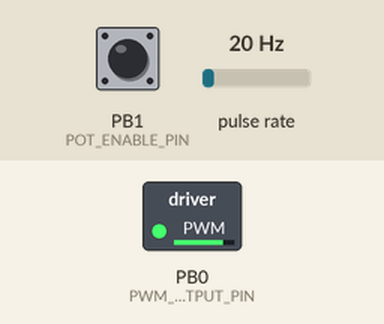
A sketch run on a simulated ATtiny85, built with avr-gcc and run on an emulated ATtiny85. Shown: switched loads named in the sketch (green lamp = pin HIGH). Wiring (inferred from the names in the program): pulse sensor: data PB3. The inputs (shaded band) are chosen by the test bench; at power-on: pulse rate 20 Hz, PB1 (POT_ENABLE_PIN) HIGH.

Above: at 2.2 s.
2.3 s: pulse rate (sensor on PB3) set to 100 Hz
5.3 s: pulse rate (sensor on PB3) set to 4 Hz
7.2 s: pulse rate (sensor on PB3) set to 196 Hz
At 7.43 s:
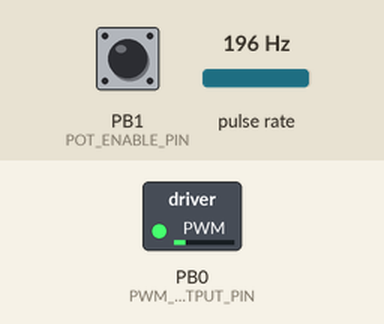
At 9.0 s:
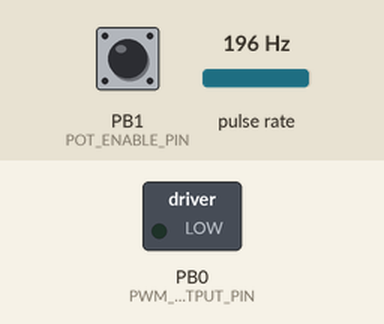
Timing chart, 0 to 10.5 s (numbered marks = the images above; inputs shaded):
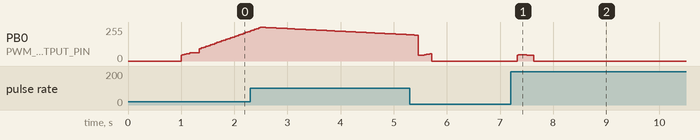

The sketch:

v3.ino
```cpp
/**
 * ATtiny85 BLDC Motor PID Controller - v3 (Failsafe)
 *
 * v3 follows the EXACT same tab structure and code flow as v1/v2: same
 * config.h / config_common.h / pid_common.h / rpm_common.h / isr_common.h
 * headers, same setup()/loop() shape, same emergency-stop, soft-start and
 * float PID via computePID_float().
 *
 * Differences vs v2:
 *   - Stall / sensor-loss failsafe: once the motor has reached near-target
 *     speed (valid feedback), if pulses stop for STALL_TIMEOUT_MS the power
 *     is cut to 0 and the controller waits for the motor to be moving again
 *     before re-arming via soft-start. This protects against a stalled motor
 *     or a dead hall sensor without interfering with startup.
 *
 * Hardware Connections:
 * Pin 2 (PB3) -> RPM Sensor (Hall)
 * Pin 5 (PB0) -> PWM Output (ESC / motor driver)
 */

#ifndef F_CPU
#define F_CPU 8000000UL
#endif

#include "config.h"
#include "isr_common.h"
#include "pid_common.h"
#include "rpm_common.h"

#include <avr/interrupt.h>
#include <avr/io.h>

// --- Global Variables (same as v1/v2) ---
volatile unsigned long pulseInterval = 0;
volatile unsigned long lastPulseMicros = 0;
unsigned long lastRPMCalcTime = 0;

float currentRPM = 0.0;
const float targetRPM = DEFAULT_TARGET_RPM * RPM_CAL_SCALE;

// PID State
float integral = 0.0;
float previousError = 0.0;
float pidOutput = 0.0;

// Filter State (Median + EMA)
float rpmFiltered = 0.0;
float rpmMedianBuffer[MEDIAN_SIZE] = {0};
int rpmMedianIndex = 0;
#define EMA_ALPHA 0.25

// Soft Start State
unsigned long softStartStartTime = 0;
bool softStarting = true;

// Emergency Stop State
unsigned long emergencyStartTime = 0;
bool emergencyRecoveryMode = false;

// v3 failsafe state
bool stalled = false;
bool hasValidFeedback = false;

// Function Prototypes
int applySoftStart(int targetPWM);
float readSensitivityScale();

// Pin Change Interrupt Service Routine for PB3
// Minimum-pulse-width filter rejects glitches / double-pulses.
ISR(PCINT0_vect) {
    // Check for RISING edge (LOW -> HIGH)
    if (digitalRead(RPM_SENSOR_PIN) == HIGH) {
        unsigned long currentMicros = micros();
        unsigned long interval = currentMicros - lastPulseMicros;
        if (interval > MIN_PULSE_WIDTH_US) {
            rpmSensorISR_common(currentMicros, lastPulseMicros, pulseInterval, MIN_PULSE_WIDTH_US);
        }
    }
}

void setup() {
    // 1. Configure Pins
    pinMode(PWM_OUTPUT_PIN, OUTPUT);
    pinMode(RPM_SENSOR_PIN, INPUT_PULLUP);
    pinMode(POT_ENABLE_PIN, INPUT_PULLUP);

    // 2. Enable Pin Change Interrupt on PB3
    GIMSK |= (1 << PCIE);
    PCMSK |= (1 << PCINT3);

    // 3. Initialize Output
    analogWrite(PWM_OUTPUT_PIN, PWM_MIN_VALUE);
    delay(1000); // Startup delay
}

void loop() {
    unsigned long currentTime = millis();

    // --- 1. Calculate RPM ---
    if (currentTime - lastRPMCalcTime >= RPM_CALC_INTERVAL) {

        noInterrupts();
        unsigned long interval = pulseInterval;
        interrupts();

        float rawRPM = 0.0;
        if (micros() - lastPulseMicros > RPM_TIMEOUT_US) {
            rawRPM = 0.0;
        } else if (interval > 0) {
            rawRPM = 60000000.0 / interval / DEFAULT_PULSES_PER_REV;
        }

        float medianRPM = getMedian(rawRPM, rpmMedianBuffer, rpmMedianIndex);

        if (rpmFiltered == 0.0 && medianRPM > 0.0) {
            rpmFiltered = medianRPM;
            for (int i = 0; i < MEDIAN_SIZE; i++)
                rpmMedianBuffer[i] = medianRPM;
        } else {
            updateEMA(rpmFiltered, medianRPM, EMA_ALPHA);
        }
        currentRPM = rpmFiltered;
        lastRPMCalcTime = currentTime;
    }

    // --- 2. Control Loop ---
    static unsigned long lastControlTime = 0;
    if (currentTime - lastControlTime >= CONTROL_PERIOD_MS) {
        lastControlTime = currentTime;

        // --- v3 failsafe state machine ---
        // Mark feedback valid once we've genuinely reached near-target speed.
        if (currentRPM >= targetRPM * 0.7 && currentRPM <= targetRPM * 1.3) {
            hasValidFeedback = true;
        }

        if (stalled) {
            // Waiting for the motor to be moving again near speed.
            if (currentRPM >= targetRPM * 0.7 && currentRPM <= targetRPM * 1.3) {
                stalled = false;
                softStarting = true; // re-ramp, no hard kick
                softStartStartTime = 0;
                integral = 0.0;
            } else {
                analogWrite(PWM_OUTPUT_PIN, PWM_MIN_VALUE);
                return;
            }
        }

        // Stall detection: valid feedback, then pulses lost for too long.
        if (hasValidFeedback && !stalled &&
            (micros() - lastPulseMicros > STALL_TIMEOUT_MS * 1000UL)) {
            stalled = true;
            integral = 0.0;
        }

        bool trimActive = (digitalRead(POT_ENABLE_PIN) == LOW);
        float sens = trimActive ? readSensitivityScale() : 1.0f;
        float kp = DEFAULT_KP * sens;
        float ki = DEFAULT_KI * sens;
        float kd = DEFAULT_KD * sens;

        float error = targetRPM - currentRPM;

        // --- Emergency Stop Logic ---
        int pwmValue;

        if (abs(error) > 2000 && !emergencyRecoveryMode) {
            if (emergencyStartTime == 0) {
                emergencyStartTime = millis();
            }
            pwmValue = PWM_MIN_VALUE;
        } else {
            // Normal PID Operation
            pidOutput =
                computePID_float(error, integral, previousError, kp, ki, kd, INTEGRAL_WINDUP_MIN,
                                 INTEGRAL_WINDUP_MAX, PID_OUTPUT_MIN, PID_OUTPUT_MAX);

            pwmValue = map(pidOutput, PID_OUTPUT_MIN, PID_OUTPUT_MAX, PWM_MIN_VALUE, PWM_MAX_VALUE);
            pwmValue = constrain(pwmValue, PWM_MIN_THRESHOLD, PWM_MAX_VALUE);

            // Apply Soft Start
            pwmValue = applySoftStart(pwmValue);
        }

        // Reset emergency timer after 2 seconds
        if (emergencyStartTime > 0 && millis() - emergencyStartTime > 2000) {
            emergencyStartTime = 0;
            emergencyRecoveryMode = true;
        }
        if (emergencyRecoveryMode && emergencyStartTime == 0) {
            emergencyRecoveryMode = false;
        }

        // --- Output ---
        analogWrite(PWM_OUTPUT_PIN, pwmValue);
    }
}

// Boosted Soft-Start Implementation (same as v1/v2)
int applySoftStart(int targetPWM) {
    if (!softStarting)
        return targetPWM;

    if (softStartStartTime == 0)
        softStartStartTime = millis();

    unsigned long elapsed = millis() - softStartStartTime;
    if (elapsed >= SOFT_START_DURATION_MS) {
        softStarting = false;
        return targetPWM;
    }

    float progress = (float)elapsed / SOFT_START_DURATION_MS;

    int kickstartPWM = PWM_MIN_THRESHOLD + (int)((targetPWM - PWM_MIN_THRESHOLD) * progress);

    if (kickstartPWM > targetPWM)
        return targetPWM;
    return kickstartPWM;
}

float readSensitivityScale() {
    int raw = analogRead(POT_SENSITIVITY_PIN);
    return PID_SENSITIVITY_MIN +
           ((float)raw / 1023.0f) * (PID_SENSITIVITY_MAX - PID_SENSITIVITY_MIN);
}
```

isr_common.h
```cpp
#ifndef ISR_COMMON_H
#define ISR_COMMON_H

#include <Arduino.h>

// Shared ISR functions for period measurement

// Generic RPM sensor ISR with rollover protection
// Updates pulseInterval with the measured period between pulses
inline void rpmSensorISR_common(unsigned long currentTime, volatile unsigned long &lastPulseMicros,
                                volatile unsigned long &pulseInterval,
                                unsigned long minPulseWidthUs) {
    // Handle timer rollover
    unsigned long interval;
    if (currentTime >= lastPulseMicros) {
        // Normal case: no rollover
        interval = currentTime - lastPulseMicros;
    } else {
        // Rollover occurred: timer wrapped from 0xFFFFFFFF to 0
        interval = (0xFFFFFFFFUL - lastPulseMicros) + currentTime + 1;
    }

    if (interval > minPulseWidthUs) {
        pulseInterval = interval;
        lastPulseMicros = currentTime;
    }
}

#endif // ISR_COMMON_H
```

pid_common.h
```cpp
#ifndef PID_COMMON_H
#define PID_COMMON_H

#include <Arduino.h>

// Shared PID computation functions with overflow protection

// Floating-point PID computation with overflow protection
// Used by auto_tune and arduino_uno projects
inline float computePID_float(float error, float &integral, float &previousError, float kp,
                              float ki, float kd, float integral_min, float integral_max,
                              float output_min, float output_max) {
    // Proportional term with overflow protection
    float proportional = 0.0;
    if (isfinite(kp) && isfinite(error) && fabs(kp) < 1e6 && fabs(error) < 1e6) {
        proportional = kp * error;
        if (!isfinite(proportional))
            proportional = 0.0;
    }

    // Integral term with anti-windup and overflow protection
    if (isfinite(ki) && isfinite(error) && fabs(ki) < 1e6 && fabs(error) < 1e6) {
        float integral_increment = ki * error;
        if (isfinite(integral_increment)) {
            integral += integral_increment;
        }
    }

    // Clamp integral to prevent windup
    integral = constrain(integral, integral_min, integral_max);

    // Derivative term with overflow protection
    float derivative = 0.0;
    if (isfinite(kd) && isfinite(error) && isfinite(previousError) && fabs(kd) < 1e6 &&
        fabs(error) < 1e6 && fabs(previousError) < 1e6) {
        float error_diff = error - previousError;
        if (isfinite(error_diff)) {
            derivative = kd * error_diff;
            if (!isfinite(derivative))
                derivative = 0.0;
        }
    }
    previousError = error;

    // Calculate total PID output
    float output = proportional + integral + derivative;

    // Check for output overflow
    if (!isfinite(output)) {
        output = 0.0;   // Reset on overflow
        integral = 0.0; // Reset integral accumulator
    }

    // Clamp output to safe range
    output = constrain(output, output_min, output_max);

    return output;
}

// Fixed-point PID computation with overflow protection
// Used by attiny85 project
inline int computePID_fixed(int error_scaled, long &integral_scaled, int &previousError_scaled,
                            int kp_scaled, int ki_scaled, int kd_scaled, int integral_min,
                            int integral_max, int output_min, int output_max) {
    // Proportional term with overflow protection: kp_scaled * error_scaled / 1000
    long proportional = 0;
    if (abs(kp_scaled) < 32767 && abs(error_scaled) < 32767) { // Prevent overflow in multiplication
        long temp = (long)kp_scaled * error_scaled;
        if (temp / 1000 < 2147483647L && temp / 1000 > -2147483648L) { // Check division result
            proportional = temp / 1000;
        }
    }

    // Integral term with anti-windup and overflow protection: integral_scaled += ki_scaled *
    // error_scaled / 100
    if (abs(ki_scaled) < 32767 && abs(error_scaled) < 32767) { // Prevent overflow in multiplication
        long temp = (long)ki_scaled * error_scaled;
        if (temp < 2147483647L && temp > -2147483648L) { // Check division result
            integral_scaled += temp;
        }
    }

    // Clamp integral to prevent windup
    long integral_max_scaled = (long)integral_max * 1000;
    long integral_min_scaled = (long)integral_min * 1000;
    if (integral_scaled > integral_max_scaled)
        integral_scaled = integral_max_scaled;
    if (integral_scaled < integral_min_scaled)
        integral_scaled = integral_min_scaled;

    // Derivative term with overflow protection: kd_scaled * (error_scaled - previousError_scaled) /
    // 1000
    long derivative = 0;
    long error_diff = (long)error_scaled - previousError_scaled;
    if (abs(kd_scaled) < 32767 && abs(error_diff) < 2147483647L) { // Prevent overflow
        long temp = (long)kd_scaled * error_diff;
        if (temp / 1000 < 2147483647L && temp / 1000 > -2147483648L) { // Check division result
            derivative = temp / 1000;
        }
    }
    previousError_scaled = error_scaled;

    // Calculate total PID output: proportional + (integral_scaled/1000) + derivative
    long output = proportional + (integral_scaled / 1000) + derivative;

    // Clamp output to safe range
    if (output > output_max)
        output = output_max;
    if (output < output_min)
        output = output_min;

    return (int)output;
}

#endif // PID_COMMON_H
```

rpm_common.h
```cpp
#ifndef RPM_COMMON_H
#define RPM_COMMON_H

#include <Arduino.h>

// Shared RPM calculation functions with period measurement

// Timer rollover safe interval calculation
inline unsigned long safeInterval(unsigned long current, unsigned long previous) {
    if (current >= previous) {
        return current - previous;
    } else {
        return (0xFFFFFFFFUL - previous) + current + 1;
    }
}

// Exponential Moving Average (EMA) filter update (Float)
// alpha: Smoothing factor between 0 and 1. Lower = smoother but slower response.
inline void updateEMA(float &filteredValue, float newValue, float alpha) {
    filteredValue = (alpha * newValue) + ((1.0 - alpha) * filteredValue);
}

// Exponential Moving Average (EMA) filter update for integer values
// alpha_scaled: Smoothing factor scaled by 100 (e.g. 25 = 0.25)
inline void updateEMAInt(int &filteredValue, int newValue, int alpha_scaled) {
    // filtered = (alpha * new) + ((100 - alpha) * old) / 100
    filteredValue =
        (int)(((long)alpha_scaled * newValue + (long)(100 - alpha_scaled) * filteredValue) / 100);
}

// Median Filter: Eliminates spikes by picking the middle value of recent readings
// Perfect for removing "shot noise" from interrupt timing jitter
#define MEDIAN_SIZE 3
inline float getMedian(float newValue, float history[], int &index) {
    // Add new value to circular buffer
    history[index] = newValue;
    index = (index + 1) % MEDIAN_SIZE;

    // Copy to temp array for sorting
    float sorted[MEDIAN_SIZE];
    for (int i = 0; i < MEDIAN_SIZE; i++)
        sorted[i] = history[i];

    // Bubble sort (fastest for very small arrays like 5)
    for (int i = 0; i < MEDIAN_SIZE - 1; i++) {
        for (int j = 0; j < MEDIAN_SIZE - i - 1; j++) {
            if (sorted[j] > sorted[j + 1]) {
                float temp = sorted[j];
                sorted[j] = sorted[j + 1];
                sorted[j + 1] = temp;
            }
        }
    }

    // Return the middle element
    return sorted[MEDIAN_SIZE / 2];
}

#endif // RPM_COMMON_H
```

config.h
```cpp
#ifndef CONFIG_H
#define CONFIG_H

// ATtiny85 Hardware Configuration
// Same structure/pins as v1 (proven to drive the motor). v3 = v2 structure +
// failsafe improvements (see v3.ino).

// Clock: 8 MHz internal (lfuse 0xE2) is the standard; comment out the
// 16 MHz line below if you fuse the chip to 0xE1.
#define F_CPU 8000000UL
// #define F_CPU 16000000UL

// Pin Definitions (ATtiny85 Arduino-style pin numbering)
//   PB0 (pin 5) -> PWM Output
//   PB1 (pin 6) -> Sensitivity trim enable (INPUT_PULLUP, pull LOW to enable)
//   PB3 (pin 2) -> RPM Sensor (Hall)
//   PB4 (pin 3) -> Sensitivity pot (ADC2)
#define RPM_SENSOR_PIN 3       // Arduino pin 3 (PB3), Hall sensor input
#define PWM_OUTPUT_PIN 0       // Arduino pin 0 (PB0), PWM output
#define POT_ENABLE_PIN 1       // Arduino pin 1 (PB1)
#define POT_SENSITIVITY_PIN A2 // Arduino pin 4 (PB4/ADC2)

#define PID_SENSITIVITY_MIN 0.75f
#define PID_SENSITIVITY_MAX 1.25f

// Include shared constants
#include "config_common.h"

// ATtiny Specific Overrides
#define DEFAULT_PULSES_PER_REV 4 // 8-pole BLDC motor (4 pulses per rev)

// Control parameters
#define CONTROL_LOOP_HZ 200
#define CONTROL_PERIOD_MS (1000 / CONTROL_LOOP_HZ)

// Soft-start ramping parameters
#define SOFT_START_DURATION_MS 1500

// v3 failsafe: if no sensor pulse for this long while RUNNING at speed,
// the controller cuts power to protect against a stalled motor or a dead
// hall sensor. 150 ms is ~14x the target pulse period (10.4 ms).
#define STALL_TIMEOUT_MS 150

#endif // CONFIG_H
```

config_common.h
```cpp
#ifndef CONFIG_COMMON_H
#define CONFIG_COMMON_H

// Shared configuration constants used across all BLDC motor controller projects

// RPM calculation parameters (shared)
#define RPM_TIMEOUT_US 500000 // Timeout for RPM detection (500ms)
#define MIN_PULSE_WIDTH_US 50 // Minimum pulse width (50μs)
#define RPM_CALC_INTERVAL 10  // RPM calculation interval (10ms)
#define RPM_FILTER_SIZE 5     // Moving average filter size (Matches Arduino Uno)

// PID control parameters (shared)
#define PID_OUTPUT_MIN -5000      // Minimum PID output (scaled)
#define PID_OUTPUT_MAX 5000       // Maximum PID output (scaled)
#define INTEGRAL_WINDUP_MIN -5000 // Anti-windup integral minimum (Matches Output Min)
#define INTEGRAL_WINDUP_MAX 5000  // Anti-windup integral maximum (Matches Output Max)

// PWM output parameters (shared)
#define PWM_MIN_VALUE 0      // Minimum PWM value (0 = motor stopped)
#define PWM_MAX_VALUE 255    // Maximum PWM value (255 = full speed)
#define PWM_MIN_THRESHOLD 45 // Minimum PWM threshold for motor torque (~18% of full range)

// Default PID parameters (Matches Stable Arduino Uno Version)
#define DEFAULT_TARGET_RPM 1440.0 // Production target
#define DEFAULT_KP 0.150          // Default proportional gain
#define DEFAULT_KI 0.080          // Default integral gain
#define DEFAULT_KD 0.015          // Default derivative gain

// RPM calibration offset. The ATtiny85 internal RC oscillator is only
// ~+/-10% accurate at factory calibration, so `micros()`-derived RPM reads
// proportionally off. Tune once with a tachometer:
//   measured_RPM < target -> raise this (motor reads slow)
//   measured_RPM > target -> lower this
// DEFAULT_TARGET_RPM is multiplied by this. 1.0 = no correction.
#define RPM_CAL_SCALE 1.0f

#endif // CONFIG_COMMON_H
```

Measured:
- after the input at 7.2 s, PB0 (PWM_OUTPUT_PIN): 0/255 → 45/255 after 0.13 s, → 0/255 0.30 s later
- by itself, PB0 (PWM_OUTPUT_PIN): rises from 220/255 to 253/255 in 0.20 s, then falls to 197/255 in 2.8 s
